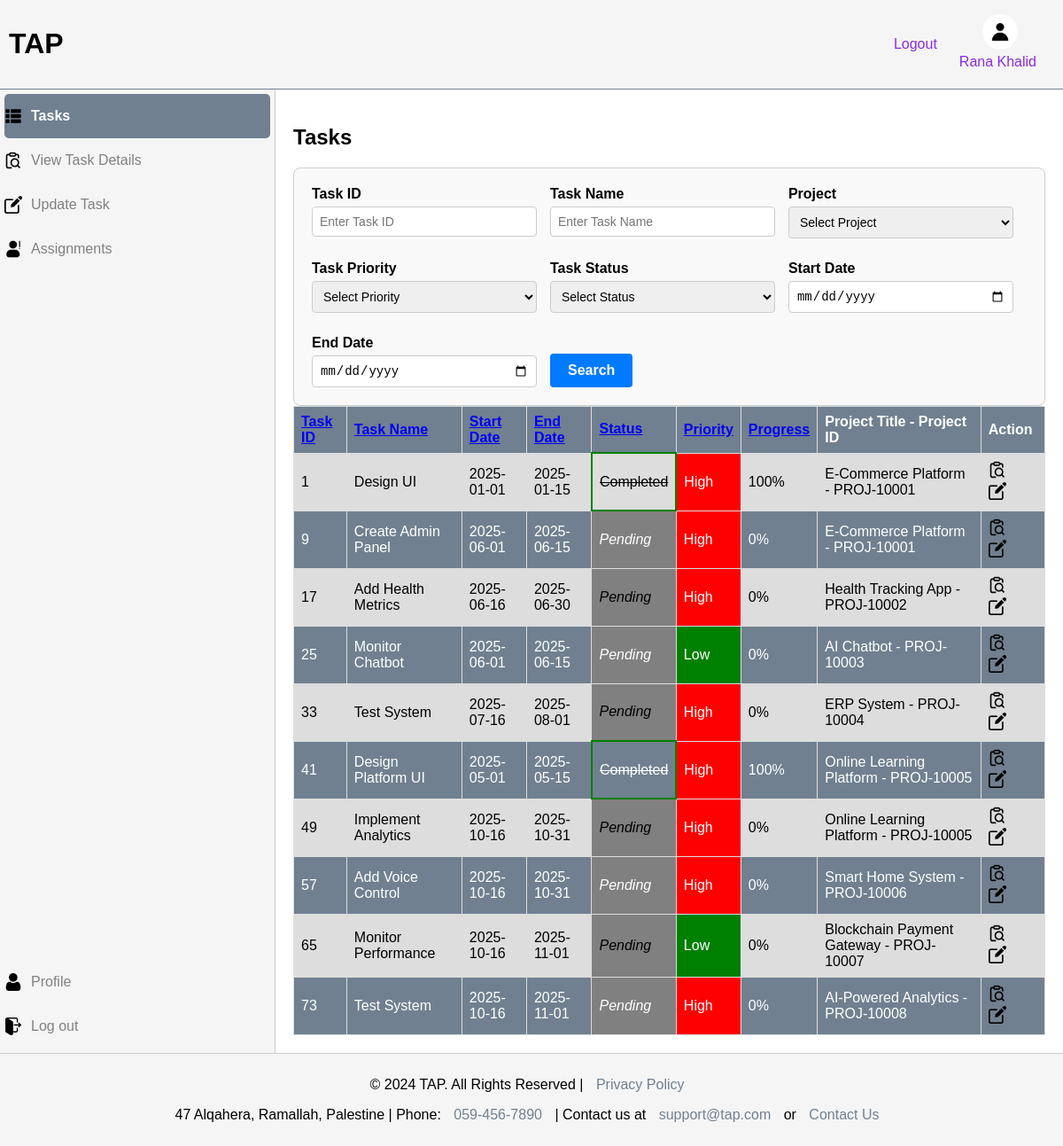
The page /tasks.php (signed in) on the database its author committed.
### tables this page shows
CREATE TABLE `task` (
  `id` int NOT NULL,
  `name` mediumtext NOT NULL,
  `description` mediumtext NOT NULL,
  `project_id` char(10) NOT NULL,
  `start_date` date NOT NULL,
  `end_date` date NOT NULL,
  `effort` decimal(10,0) NOT NULL,
  `status` enum('Pending','In Progress','Completed') NOT NULL DEFAULT 'Pending',
  `priority` enum('Low','Medium','High') NOT NULL,
  `progress` decimal(10,0) NOT NULL DEFAULT '0'
);

CREATE TABLE `project` (
  `id` char(10) NOT NULL,
  `title` mediumtext NOT NULL,
  `description` mediumtext NOT NULL,
  `customer` mediumtext NOT NULL,
  `budget` decimal(10,0) NOT NULL,
  `start_date` date NOT NULL,
  `end_date` date NOT NULL,
  `manager` int DEFAULT NULL,
  `team_leader` int DEFAULT NULL
);

### models/User.php (called while the page is built, shortened)
<?php
class User
{
    private ?int $id;
    private string $role;
    public function getId(): ?string
    {
        return str_pad($this->id, 10, '0', STR_PAD_LEFT);
    }
    public function getRole(): string
    {
        return $this->role;
    }
}
?>

### db.inc.php (called while the page is built, shortened)
<?php
class DatabaseHelper
{
    private $pdo;
    private function connect()
    {
        try {
            $this->pdo = new PDO(DBCONNSTRING, DBUSER, DBPASS);
        } catch (PDOException $e) {
            die("Database connection failed: " . $e->getMessage());
        }
    }
    public function query($sql, $params = []): bool|PDOStatement
    {
        $stmt = $this->pdo->prepare($sql);
        $stmt->execute($params);
        return $stmt;
    }
    public function fetchOne($sql, $params = [])
    {
        return $this->query($sql, $params)->fetch();
    }
    public function fetchAll($sql, $params = [])
    {
        return $this->query($sql, $params)->fetchAll();
    }
}
?>

### models/Task.php (called while the page is built, shortened)
<?php
class Task
{
    private ?int $id;
    private string $name;
    private string $start_date;
    private string $end_date;
    private string $status;
    private string $priority;
    private float $progress;
    public function __construct(
        ?int $id,
        string $name,
        string $description,
        string $project_id,
        string $start_date,
        string $end_date,
        float $effort,
        string $status,
        string $priority,
        float $progress
    ) {
        $this->id = $id;
        $this->name = $name;
        $this->start_date = $start_date;
        $this->end_date = $end_date;
        $this->status = $status;
        $this->priority = $priority;
        $this->progress = $progress;
    }
    public function getId(): ?int
    {
        return $this->id;
    }
    public function getName(): string
    {
        return $this->name;
    }
    public function getStartDate(): string
    {
        return $this->start_date;
    }
    public function getEndDate(): string
    {
        return $this->end_date;
    }
    public function getStatus(): string
    {
        return $this->status;
    }
    public function getPriority(): string
    {
        return $this->priority;
    }
    public function getProgress(): float
    {
        return $this->progress;
    }
    public static function fromArray(array $data): Task
    {
        return new Task(
            isset($data['id']) ? (int) $data['id'] : null,
            $data['name'],
            $data['description'],
            $data['project_id'],
            $data['start_date'],
            $data['end_date'],
            (float) $data['effort'],
            $data['status'],
            $data['priority'],
            (float) $data['progress']
        );
    }
}

### tasks.php (the view, shortened to what this page needs)
<?php
require "./db.inc.php";
require "./models/User.php";
require "./models/Task.php";
require "./layout/tasks/search_form.php";
$user = null;
$search_values = [];
$sortOn = null;
$sortOrder = null;
if (isset($_SESSION["user"])) {
    $user = unserialize($_SESSION["user"]);
}
if ($_SERVER["REQUEST_METHOD"] == "GET") {
    if ($user != null && $user->getRole() != "Manager") {
        $search_values["user_id"] = (int) $user->getId();
    }
    $sortOn = !empty($_GET["sort_on"]) ? $_GET["sort_on"] : null;
    $sortOrder = !empty($_GET["sort_order"]) ? $_GET["sort_order"] : null;
}
function generateTaskSearchQuery($params, $userType, $sortOn, $sortOrder)
{
    $query = "SELECT t.*, (SELECT COUNT(*) FROM user_task ut WHERE ut.task_id = t.id) AS member_count FROM task t";
    if ($userType === 'Project Leader') {
        $query .= " JOIN project p ON t.project_id = p.id";
    } elseif ($userType === 'Team Member') {
        $query .= " JOIN user_task ut ON t.id = ut.task_id";
    }
    $conditions = [];
    if ($userType == 'Project Leader') {
        $conditions[] = "p.team_leader = :user_id";
    } elseif ($userType == 'Team Member') {
        $conditions[] = "ut.user_id = :user_id AND ut.accepted = 1";
    }
    if (!empty($conditions)) {
        $query .= " WHERE " . implode(" AND ", $conditions);
    }
    if ($sortOn != null) {
        $query .= " ORDER BY t.$sortOn $sortOrder";
    } else {
        $query .= " ORDER BY member_count ASC, t.id ASC";
    }
    return $query;
}
function handleSort(string $target)
{
    echo http_build_query($_GET);
}
function getStatusClass(Task $task)
{
    if ($task->getStatus() == "Pending") {
        echo "pending";
    } else if ($task->getStatus() == "In Progress") {
        echo "in-progress";
    } else if ($task->getStatus() == "Completed") {
        echo "completed";
    }
}
function getPriorityClass(Task $task)
{
    if ($task->getPriority() == "Low") {
        echo "low-priority";
    } else if ($task->getPriority() == "Medium") {
        echo "medium-priority";
    } else if ($task->getPriority() == "High") {
        echo "high-priority";
    }
}
?>
<!DOCTYPE html>
<html lang="en">
<head>
    <link rel="stylesheet" href="./assets/css/main.css">
    <link rel="stylesheet" href="./assets/css/tables.css">
    <link rel="stylesheet" href="./assets/css/search_form.css">
</head>
<body>
    <?php require_once "./layout/header.php" ?>
    <div class="container">
        <?php require_once "./layout/side_nav.php" ?>
        <main>
            <?php if ($user instanceof User) { ?>
                <section>
                    <h1>Tasks</h1>
                    <table>
                        <tr>
                            <th>
                                <a href="?<?php handleSort("id") ?>">Task ID
                                </a>
                            </th>
                            <th>
                                <a href="?<?php handleSort("name") ?>">Task Name
                                </a>
                            </th>
                            <th>
                                <a href="?<?php handleSort("start_date") ?>">Start Date
                                </a>
                            </th>
                            <th>
                                <a href="?<?php handleSort("end_date") ?>">End Date
                                </a>
                            </th>
                            <th>
                                <a href="?<?php handleSort("status") ?>">Status
                                </a>
                            </th>
                            <th>
                                <a href="?<?php handleSort("priority") ?>">Priority
                                </a>
                            </th>
                            <th>
                                <a href="?<?php handleSort("progress") ?>">Progress
                                </a>
                            </th>
                            <th>Project Title - Project ID</th>
                            <th>Action</th>
                        </tr>
                        <?php
                        $sql = generateTaskSearchQuery($search_values, $user->getRole(), $sortOn, $sortOrder);
                        $db_tasks = $db->fetchAll($sql, $search_values);
                        $tasks = [];
                        foreach ($db_tasks as $db_task) {
                            $tasks[] = Task::fromArray($db_task);
                        }
                        foreach ($tasks as $task) {
                            ?>
                            <tr>
                                <td><?php echo $task->getId() ?></td>
                                <td><?php echo $task->getName() ?></td>
                                <td><?php echo $task->getStartDate() ?></td>
                                <td><?php echo $task->getEndDate() ?></td>
                                <td class="<?php getStatusClass($task) ?>"><?php echo $task->getStatus() ?></td>
                                <td class="<?php getPriorityClass($task) ?>"><?php echo $task->getPriority() ?></td>
                                <td><?php echo $task->getProgress() . "%" ?></td>
                                <?php
                                $taskProject = $db->fetchOne("SELECT id, title FROM project WHERE id = (SELECT project_id FROM task WHERE id = ?)", [$task->getId()]);
                                if ($taskProject != null) {
                                    echo "<td>" . $taskProject["title"] . " - " . $taskProject["id"] . "</td>";
                                } else {
                                    echo "<td>Unkown</td>";
                                }
                                ?>
                                <td>
                                    <a class="allocate-btn" href="./task_details.php?tid=<?php echo $task->getId(); ?>">
                                        <img src="<?php echo $icons_path ?>/search_task.png" alt="search task image">
                                    </a>
                                    <?php if ($user->getRole() == "Team Member") { ?>
                                        <a class="allocate-btn" href="./update_task.php?tid=<?php echo $task->getId(); ?>">
                                            <img src="<?php echo $icons_path ?>/edit.png" alt="edit task image">
                                        </a>
                                    <?php } ?>
                                </td>
                            </tr>
                        <?php } ?>
                    </table>
                </section>
            <?php } ?>
        </main>
    </div>
    <?php require_once "./layout/footer.php" ?>
</body>
</html>

### rows shown on the page
task: id "1", name "Design UI", start_date "2025-01-01", end_date "2025-01-15", status "Completed", priority "High", progress "100", project.title "E-Commerce Platform", project "PROJ-10001"
task: id "9", name "Create Admin Panel", start_date "2025-06-01", end_date "2025-06-15", status "Pending", priority "High", progress "0", project.title "E-Commerce Platform", project "PROJ-10001"
task: id "17", name "Add Health Metrics", start_date "2025-06-16", end_date "2025-06-30", status "Pending", priority "High", progress "0", project.title "Health Tracking App", project "PROJ-10002"
task: id "25", name "Monitor Chatbot", start_date "2025-06-01", end_date "2025-06-15", status "Pending", priority "Low", progress "0", project.title "AI Chatbot", project "PROJ-10003"
task: id "33", name "Test System", start_date "2025-07-16", end_date "2025-08-01", status "Pending", priority "High", progress "0", project.title "ERP System", project "PROJ-10004"
task: id "41", name "Design Platform UI", start_date "2025-05-01", end_date "2025-05-15", status "Completed", priority "High", progress "100", project.title "Online Learning Platform", project "PROJ-10005"
task: id "49", name "Implement Analytics", start_date "2025-10-16", end_date "2025-10-31", status "Pending", priority "High", progress "0", project.title "Online Learning Platform", project "PROJ-10005"
task: id "57", name "Add Voice Control", start_date "2025-10-16", end_date "2025-10-31", status "Pending", priority "High", progress "0", project.title "Smart Home System", project "PROJ-10006"
task: id "65", name "Monitor Performance", start_date "2025-10-16", end_date "2025-11-01", status "Pending", priority "Low", progress "0", project.title "Blockchain Payment Gateway", project "PROJ-10007"
task: id "73", name "Test System", start_date "2025-10-16", end_date "2025-11-01", status "Pending", priority "High", progress "0", project.title "AI-Powered Analytics", project "PROJ-10008"

### other values the page prints
$user->getName() "Rana Khalid"
